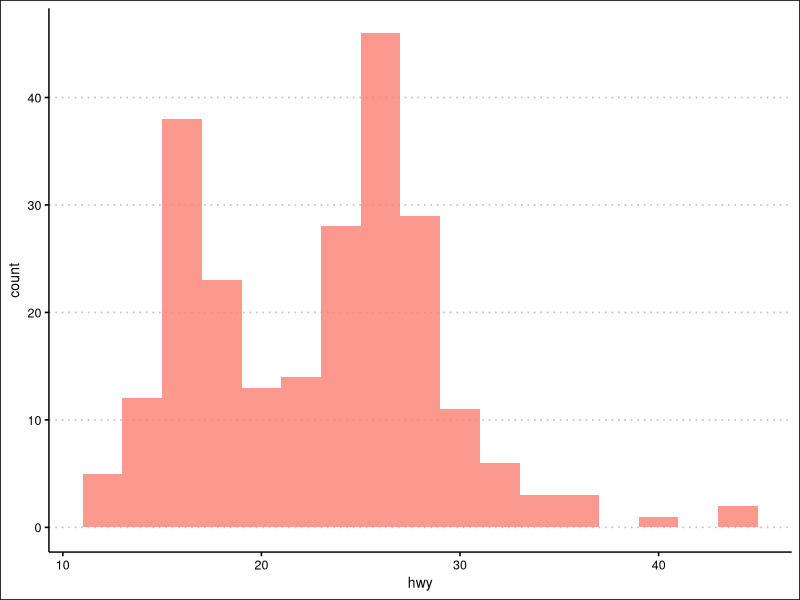
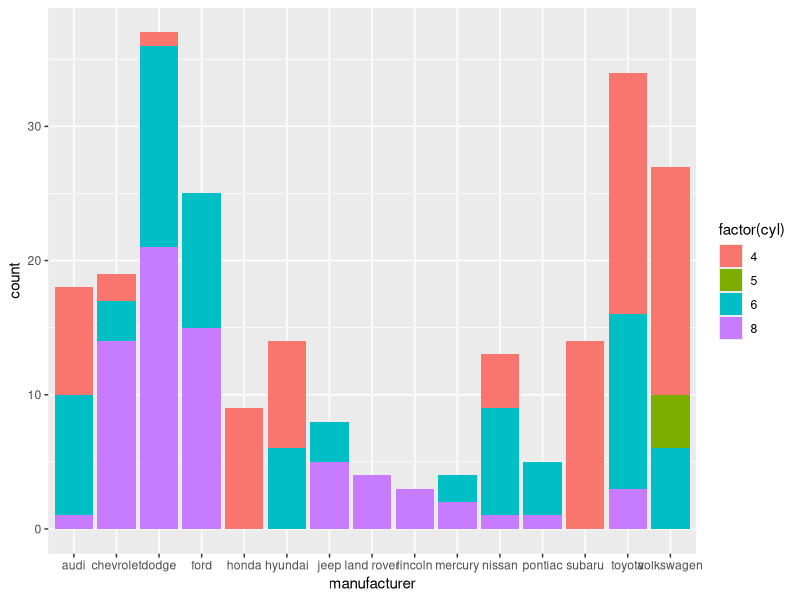
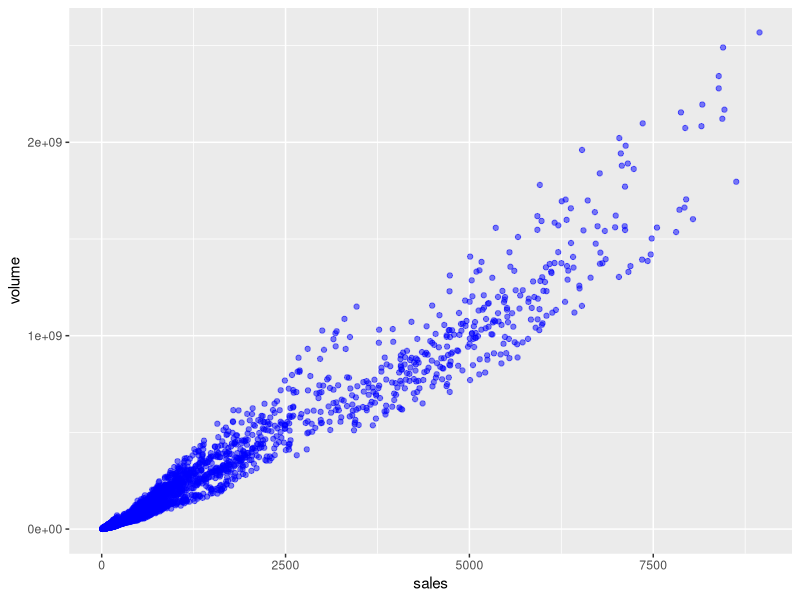
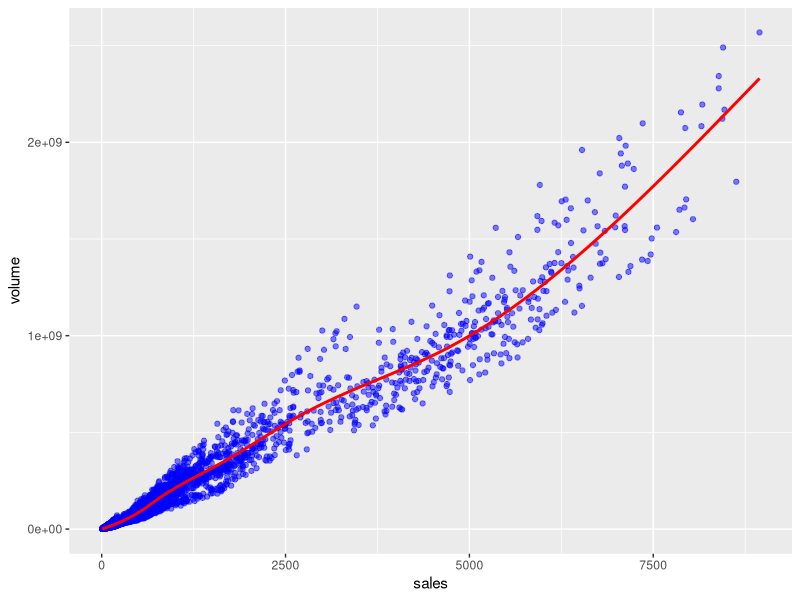

R code for these plots, in order:
library(tidyverse)
library(ggthemes)

head(mtcars)

#histogram of hwy mpg
ggplot(mpg, aes(hwy)) +
    geom_histogram(binwidth = 2, fill = "salmon", alpha = .8) +
    theme_clean()

#barplot of car counts per manufacture with color fill defined by cyl count
head(mpg)

ggplot(mpg, aes(manufacturer)) +
    geom_bar(aes(fill = factor(cyl)))

#create a scatterplot of volume verse sales. Afterwards play around with the alpha and color arguments to clarify information. 
head(txhousing)

ggplot(txhousing, aes(sales, volume)) +
    geom_point(color = "blue", alpha = .5)

#add a smoothline fit line to the scatterplot from above.
ggplot(txhousing, aes(sales, volume)) +
    geom_point(color = "blue", alpha = .5) +
    geom_smooth(color = "red", se = FALSE)

